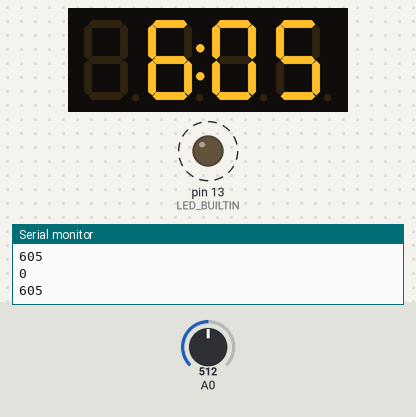
Bench run of a sketch on a simulated Arduino Uno, built with avr-gcc and run on an emulated ATmega328P. On the bench: 4-digit seven-segment display, output pins drawn as LEDs (lit = HIGH), the last lines printed to the serial monitor. Dashed ring = blinking. Inputs (shaded band) come from the test bench; at power-on: A0 = 512.

Above: at 2.8 s.
2.9 s: A0 set to 716
At 3.8 s:
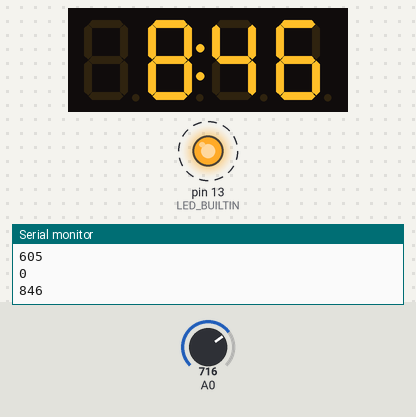
5.5 s: A0 set to 900
At 7.3 s:
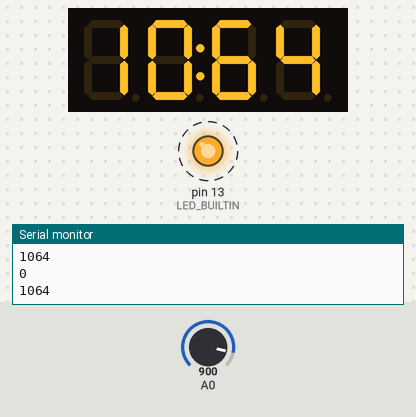
8.5 s: A0 set to 1023
At 9.8 s:
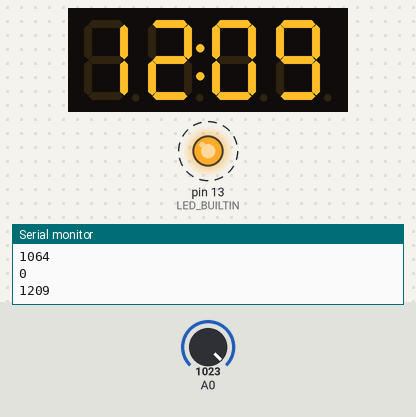
Timing chart, 0 to 17.5 s (numbered marks = the images above; inputs shaded):
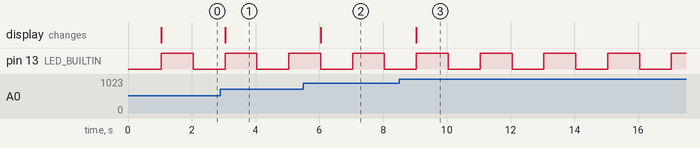

The sketch:

NanoMeter.ino
```cpp
/*
  NanoMeter - perform some simple measurements

  Jens, 20239898

  based on:
  FreqCount - https://www.pjrc.com/teensy/td_libs_FreqCount.html

  TM1637 - https://github.com/avishorp/TM1637

  inputs:
  D5 - frequency input
  A0 - voltage input

 */


#include <FreqCount.h>
#include <TM1637Display.h>

// #define LED_BUILTIN 13

#define CLK 8
#define DIO 9

char mode = ' ';

TM1637Display display(CLK, DIO);


void setup() {
  pinMode(LED_BUILTIN, OUTPUT);

  Serial.begin(115200);
  Serial.println("\nNanoMeter");

  display.setBrightness(0x0f);
  uint8_t data[] = { 0x40, 0x40, 0x40, 0x40 };  // ----
  display.setSegments(data);

  FreqCount.begin(1000);

  analogReference(INTERNAL);  // 1.1 V
}


void loop() {
  if (FreqCount.available()) {
    unsigned long count = FreqCount.read();
    unsigned long freq = (count * 16) / 10028;
    Serial.println(freq);
    // display.showNumberDecEx(freq, 0x40, false);  // enable dots :

    unsigned long val = analogRead(A0);  // 1023 == 1.1V
    val = val * 11 * 1075 / 10000;       //  (100k+10k)/10k=11   1.1V/1023=0,001075

    Serial.println(val);
    //   display.showNumberDec(val, false);
    display.showNumberDecEx(val, 0x40, false);  // enable dots :

    digitalWrite(LED_BUILTIN, !digitalRead(LED_BUILTIN));  // toogle every measurement cycle
  }
}
```

Measured:
- after the input at 2.9 s, the display: changes after 0.14 s (image 1)
- after the input at 5.5 s, the display: changes after 0.54 s (image 2)
- after the input at 8.5 s, the display: changes after 0.54 s (image 3)
- by itself, pin 13 (LED_BUILTIN): alternates HIGH for 1.0 s and LOW for 1.0 s
